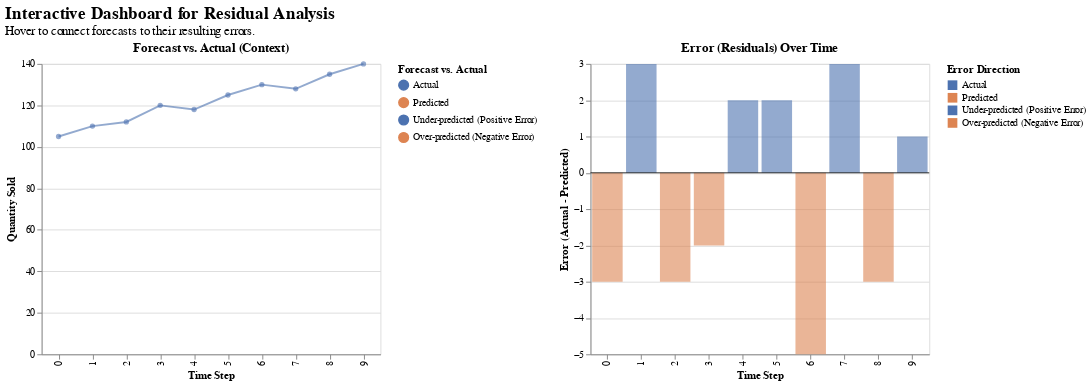

Notebook source saved alongside this figure:
### Markdown cell above
### Error (Residuals) vs. Time Plot

This visualization examines the forecast errors (residuals) over time to identify any systematic patterns, trends, or biases that the model has failed to capture. An ideal forecast should leave behind only random, unpredictable noise.

> **Definition of Errors (Residuals):**
> The error or residual at time `t` is the difference between the actual and the forecasted value:
> $$ e_t = y_t - \hat{y}_t $$

#### What to Look For
When analyzing the plot, you are searching for any structure that is *not* random noise:

*   **Random Scatter Around Zero:** This is the **ideal** outcome. It implies the model has captured all the predictable patterns.
*   **Trends or Cycles in Errors:** If you see a clear trend or cyclical pattern, it means your model is failing to capture a trend or seasonal component.
*   **Changing Variance (Funnel Shape):** If the errors get consistently larger or smaller over time, this indicates heteroscedasticity.
*   **Clustering of Large Errors:** If large errors are clustered together, it may indicate specific regimes (e.g., holiday seasons) where the model systematically fails.
*   **Consistent Positive or Negative Errors:** If most errors are above zero, the model has a **negative bias** (it's under-forecasting). If most are below zero, it has a **positive bias** (it's over-forecasting).

### Code cell
# Calculate errors: error = actual - predicted
errors = true_values - predicted_values
error_df = pd.DataFrame({
    'Time Step': np.arange(len(errors)),
    'Error': errors
})
error_df['Error Type'] = np.where(error_df['Error'] >= 0, 'Under-predicted (Positive Error)', 'Over-predicted (Negative Error)')

highlight = alt.selection_point(on='mouseover', fields=['Time Step'], nearest=True, empty='none')


# LEFT PLOT: Context (Forecast vs. Actual)
context_plot = alt.Chart(plot_df).mark_line(point=True).encode(
    x=alt.X('Time Step:O', title='Time Step'),
    y=alt.Y('Value:Q', title='Quantity Sold'),
    # --- THE FIX IS HERE: Re-adding the scale to the color encoding ---
    color=alt.Color('Type:N',
        scale=alt.Scale(domain=['Actual', 'Predicted'], range=['#4C72B0', '#DD8452']),
        legend=alt.Legend(title='Forecast vs. Actual')
    ),
    strokeDash=alt.condition(alt.datum.Type == 'Predicted', alt.value([5, 5]), alt.value([0])),
    opacity=alt.condition(highlight, alt.value(1.0), alt.value(0.6))
).properties(
    width=350, height=300,
    title='Forecast vs. Actual (Context)'
).add_params(highlight)

# RIGHT PLOT: Error (Residuals) Plot
error_plot = alt.Chart(error_df).mark_bar().encode(
    x=alt.X('Time Step:O', title='Time Step'),
    y=alt.Y('Error:Q', title='Error (Actual - Predicted)'),
    color=alt.Color('Error Type:N',
        scale=alt.Scale(domain=['Under-predicted (Positive Error)', 'Over-predicted (Negative Error)'], range=['#55A868', '#DD8452']),
        legend=alt.Legend(title='Error Direction')
    ),
    tooltip=['Time Step', alt.Tooltip('Error', format='.1f')],
    opacity=alt.condition(highlight, alt.value(1.0), alt.value(0.6))
).properties(
    width=350, height=300,
    title='Error (Residuals) Over Time'
).add_params(highlight)

# Add a zero-line to the error plot for reference
zero_line = alt.Chart(pd.DataFrame({'y': [0]})).mark_rule(color='black', strokeWidth=0.8).encode(y='y')

# --- 5. Combine the Plots Horizontally ---
error_dashboard = (context_plot | (error_plot + zero_line)).properties(
    title=alt.TitleParams(
        "Interactive Dashboard for Residual Analysis",
        subtitle="Hover to connect forecasts to their resulting errors.",
        fontSize=18, subtitleFontSize=13
    )
).resolve_legend(
    color='independent' # Keep the legends separate
)

error_dashboard

### Figure 1 — Vega-Lite specification as saved in the notebook (floating-point values rounded to 4 significant figures)
{"config": {"view": {"continuousWidth": 300, "continuousHeight": 300}}, "hconcat": [{"data": {"name": "data-6442edf0e74e0dec9af6b7cd0d9276e7"}, "mark": {"type": "line", "point": true}, "encoding": {"color": {"field": "Type", "legend": {"title": "Forecast vs. Actual"}, "scale": {"domain": ["Actual", "Predicted"], "range": ["#4C72B0", "#DD8452"]}, "type": "nominal"}, "opacity": {"condition": {"param": "param_35", "value": 1.0, "empty": false}, "value": 0.6}, "strokeDash": {"condition": {"test": "(datum.Type === 'Predicted')", "value": [5, 5]}, "value": [0]}, "x": {"field": "Time Step", "title": "Time Step", "type": "ordinal"}, "y": {"field": "Value", "title": "Quantity Sold", "type": "quantitative"}}, "height": 300, "name": "view_63", "title": "Forecast vs. Actual (Context)", "width": 350}, {"layer": [{"data": {"name": "data-ddccb4b0e0fe39172af47be51e14ade4"}, "mark": {"type": "bar"}, "encoding": {"color": {"field": "Error Type", "legend": {"title": "Error Direction"}, "scale": {"domain": ["Under-predicted (Positive Error)", "Over-predicted (Negative Error)"], "range": ["#55A868", "#DD8452"]}, "type": "nominal"}, "opacity": {"condition": {"param": "param_35", "value": 1.0, "empty": false}, "value": 0.6}, "tooltip": [{"field": "Time Step", "type": "quantitative"}, {"field": "Error", "format": ".1f", "type": "quantitative"}], "x": {"field": "Time Step", "title": "Time Step", "type": "ordinal"}, "y": {"field": "Error", "title": "Error (Actual - Predicted)", "type": "quantitative"}}, "name": "view_62", "title": "Error (Residuals) Over Time"}, {"data": {"name": "data-a0a55d106695e8d630baff0f16eee66d"}, "mark": {"type": "rule", "color": "black", "strokeWidth": 0.8}, "encoding": {"y": {"field": "y", "type": "quantitative"}}}], "height": 300, "width": 350}], "params": [{"name": "param_35", "select": {"type": "point", "fields": ["Time Step"], "nearest": true, "on": "mouseover"}, "views": ["view_63", "view_62"]}], "resolve": {"legend": {"color": "independent"}}, "title": {"text": "Interactive Dashboard for Residual Analysis", "fontSize": 18, "subtitle": "Hover to connect forecasts to their resulting errors.", "subtitleFontSize": 13}, "$schema": "https://vega.github.io/schema/vega-lite/v5.20.1.json", "datasets": {"data-6442edf0e74e0dec9af6b7cd0d9276e7": [{"Time Step": 0, "Type": "Actual", "Value": 105}, {"Time Step": 1, "Type": "Actual", "Value": 110}, {"Time Step": 2, "Type": "Actual", "Value": 112}, {"Time Step": 3, "Type": "Actual", "Value": 120}, {"Time Step": 4, "Type": "Actual", "Value": 118}, {"Time Step": 5, "Type": "Actual", "Value": 125}, {"Time Step": 6, "Type": "Actual", "Value": 130}, {"Time Step": 7, "Type": "Actual", "Value": 128}, {"Time Step": 8, "Type": "Actual", "Value": 135}, {"Time Step": 9, "Type": "Actual", "Value": 140}, {"Time Step": 0, "Type": "Our Forecast", "Value": 108}, {"Time Step": 1, "Type": "Our Forecast", "Value": 107}, {"Time Step": 2, "Type": "Our Forecast", "Value": 115}, {"Time Step": 3, "Type": "Our Forecast", "Value": 122}, {"Time Step": 4, "Type": "Our Forecast", "Value": 116}, {"Time Step": 5, "Type": "Our Forecast", "Value": 123}, {"Time Step": 6, "Type": "Our Forecast", "Value": 135}, {"Time Step": 7, "Type": "Our Forecast", "Value": 125}, {"Time Step": 8, "Type": "Our Forecast", "Value": 138}, {"Time Step": 9, "Type": "Our Forecast", "Value": 139}, {"Time Step": 0, "Type": "Naive Forecast", "Value": 105}, {"Time Step": 1, "Type": "Naive Forecast", "Value": 105}, {"Time Step": 2, "Type": "Naive Forecast", "Value": 110}, {"Time Step": 3, "Type": "Naive Forecast", "Value": 112}, {"Time Step": 4, "Type": "Naive Forecast", "Value": 120}, {"Time Step": 5, "Type": "Naive Forecast", "Value": 118}, {"Time Step": 6, "Type": "Naive Forecast", "Value": 125}, {"Time Step": 7, "Type": "Naive Forecast", "Value": 130}, {"Time Step": 8, "Type": "Naive Forecast", "Value": 128}, {"Time Step": 9, "Type": "Naive Forecast", "Value": 135}], "data-ddccb4b0e0fe39172af47be51e14ade4": [{"Time Step": 0, "Error": -3, "Error Type": "Over-predicted (Negative Error)"}, {"Time Step": 1, "Error": 3, "Error Type": "Under-predicted (Positive Error)"}, {"Time Step": 2, "Error": -3, "Error Type": "Over-predicted (Negative Error)"}, {"Time Step": 3, "Error": -2, "Error Type": "Over-predicted (Negative Error)"}, {"Time Step": 4, "Error": 2, "Error Type": "Under-predicted (Positive Error)"}, {"Time Step": 5, "Error": 2, "Error Type": "Under-predicted (Positive Error)"}, {"Time Step": 6, "Error": -5, "Error Type": "Over-predicted (Negative Error)"}, {"Time Step": 7, "Error": 3, "Error Type": "Under-predicted (Positive Error)"}, {"Time Step": 8, "Error": -3, "Error Type": "Over-predicted (Negative Error)"}, {"Time Step": 9, "Error": 1, "Error Type": "Under-predicted (Positive Error)"}], "data-a0a55d106695e8d630baff0f16eee66d": [{"y": 0}]}}
